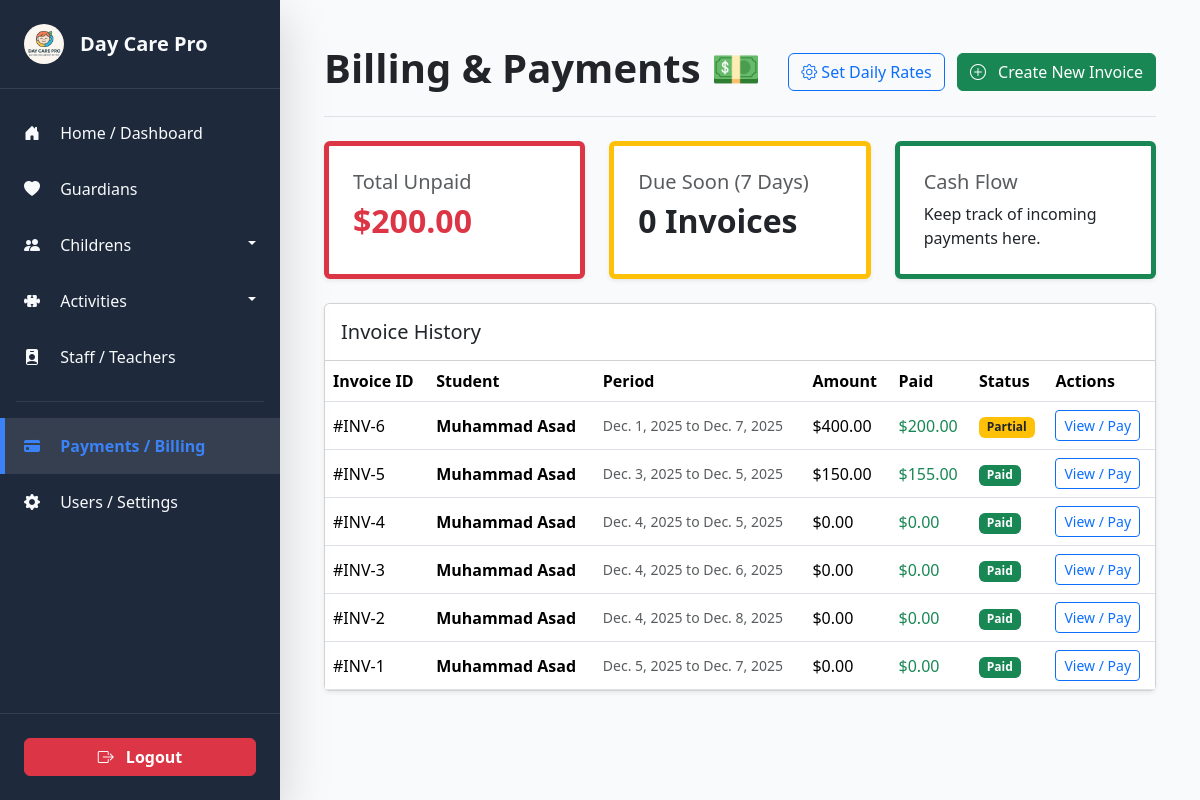
/billing/view/ (signed in), run on the app's committed database.
### billings/models.py (models this page shows, shortened)
class Invoice(models.Model):
    STATUS_CHOICES = [
        ('UNPAID', 'Unpaid'),
        ('PARTIAL', 'Partially Paid'),
        ('PAID', 'Paid'),
    ]
    child = models.ForeignKey(Child, on_delete=models.CASCADE, related_name='invoices')
    created_at = models.DateTimeField(auto_now_add=True)
    due_date = models.DateField()
    period_start = models.DateField(help_text="Billing period start")
    period_end = models.DateField(help_text="Billing period end")
    total_days_present = models.IntegerField(default=0)
    daily_rate_applied = models.DecimalField(max_digits=6, decimal_places=2)
    base_amount = models.DecimalField(max_digits=10, decimal_places=2, help_text="Days * Rate")
    adjustment_amount = models.DecimalField(max_digits=10, decimal_places=2, default=0.00, help_text="Positive for extra charge, Negative for discount")
    adjustment_reason = models.CharField(max_length=255, blank=True, null=True)
    total_amount = models.DecimalField(max_digits=10, decimal_places=2)
    amount_paid = models.DecimalField(max_digits=10, decimal_places=2, default=0.00)
    status = models.CharField(max_length=10, choices=STATUS_CHOICES, default='UNPAID')

### children/models.py (models this page shows, shortened)
class Child(models.Model):
    GENDER_CHOICES = [
        ('Male', 'Male'),
        ('Female', 'Female'),
        ('Other', 'Other'),
    ]
    CLASS_CHOICES = [
        ('Infants', 'Infants'),
        ('Toddlers', 'Toddlers'),
        ('Pre-K', 'Pre-K'),
    ]
    STATUS_CHOICES = [
        ('Active', 'Active'),
        ('Pending', 'Pending'),
        ('Left', 'Left'),
    ]
    default_daily_rate = models.DecimalField(max_digits=6, decimal_places=2, default=0.00, help_text="Standard daily charge for this student")
    guardian = models.ForeignKey(Guardian, on_delete=models.CASCADE, related_name='children')
    full_name = models.CharField(max_length=100)
    dob = models.DateField(verbose_name="Date of Birth")
    gender = models.CharField(max_length=10, choices=GENDER_CHOICES)
    enrollment_class = models.CharField(max_length=20, choices=CLASS_CHOICES)
    start_date = models.DateField(default=timezone.now)
    photo = models.ImageField(upload_to='children/', blank=True, null=True)
    status = models.CharField(max_length=10, choices=STATUS_CHOICES, default='Active')

### billings/views.py (the view)
# urls.py: path('view/', views.billing_view, name='billing_view'),
@login_required
def billing_view(request):
    invoices = Invoice.objects.all().order_by('-created_at')
    total_unpaid = invoices.filter(~Q(status='PAID')).aggregate(
        total=Sum('total_amount') - Sum('amount_paid')
    )['total'] or 0
    due_soon = invoices.filter(
        status='UNPAID',
        due_date__lte=timezone.now().date() + timedelta(days=7)
    ).count()
    context = {
        'invoices': invoices,
        'total_unpaid': total_unpaid,
        'due_soon': due_soon,
        'children': Child.objects.filter(status='Active') # For the create dropdown
    }
    return render(request, 'billings/billing_view.html', context)

### templates/billings/billing_view.html (shortened to what this page needs)
{% extends "base.html" %}
{% load static %}
{% block content %}
<div class="container-fluid py-4">
    <div class="d-flex justify-content-between align-items-center mb-4 border-bottom pb-3">
        <h1 class="fw-bold">Billing & Payments 💵</h1>
        <div>
            <button class="btn btn-outline-primary me-2" data-bs-toggle="modal" data-bs-target="#ratesModal">
                <i class="bi bi-gear"></i> Set Daily Rates
            </button>
            <button class="btn btn-success" data-bs-toggle="modal" data-bs-target="#generateModal">
                <i class="bi bi-plus-circle me-2"></i> Create New Invoice
            </button>
        </div>
    </div>
    <div class="row g-4 mb-4">
        <div class="col-lg-4">
            <div class="card shadow-sm p-4 h-100 border-start border-5 border-danger">
                <h5 class="card-title text-muted">Total Unpaid</h5>
                <h2 class="text-danger fw-bold">${{ total_unpaid|floatformat:2 }}</h2>
            </div>
        </div>
        <div class="col-lg-4">
            <div class="card shadow-sm p-4 h-100 border-start border-5 border-warning">
                <h5 class="card-title text-muted">Due Soon (7 Days)</h5>
                <h2 class="text-dark fw-bold">{{ due_soon }} Invoices</h2>
            </div>
        </div>
        <div class="col-lg-4">
            <div class="card shadow-sm p-4 h-100 border-start border-5 border-success">
                <h5 class="card-title text-muted">Cash Flow</h5>
                <p class="mb-0">Keep track of incoming payments here.</p>
            </div>
        </div>
    </div>
    <div class="card shadow-sm">
        <div class="card-header bg-white py-3">
            <h5 class="mb-0">Invoice History</h5>
        </div>
        <div class="table-responsive">
            <table class="table table-hover align-middle mb-0">
                <thead class="bg-light">
                    <tr>
                        <th>Invoice ID</th>
                        <th>Student</th>
                        <th>Period</th>
                        <th>Amount</th>
                        <th>Paid</th>
                        <th>Status</th>
                        <th>Actions</th>
                    </tr>
                </thead>
                <tbody>
                    {% for inv in invoices %}
                    <tr>
                        <td>#INV-{{ inv.id }}</td>
                        <td class="fw-bold">{{ inv.child.full_name }}</td>
                        <td class="small text-muted">{{ inv.period_start }} to {{ inv.period_end }}</td>
                        <td>${{ inv.total_amount }}</td>
                        <td class="text-success">${{ inv.amount_paid }}</td>
                        <td>
                            {% if inv.status == 'PAID' %}
                                <span class="badge bg-success">Paid</span>
                            {% elif inv.status == 'PARTIAL' %}
                                <span class="badge bg-warning text-dark">Partial</span>
                            {% else %}
                                <span class="badge bg-danger">Unpaid</span>
                            {% endif %}
                        </td>
                        <td>
                            <button class="btn btn-sm btn-outline-primary" onclick="openInvoiceModal({{ inv.id }})">
                                View / Pay
                            </button>
                        </td>
                    </tr>
                    {% empty %}
                    <tr><td colspan="7" class="text-center py-4">No invoices found.</td></tr>
                    {% endfor %}
                </tbody>
            </table>
        </div>
    </div>
</div>
{% endblock %}

### templates/base.html (style rules this page uses)
:root { --sidebar-width: 280px; --sidebar-bg: #1e293b; --sidebar-color: #f8fafc; --primary-color: #3b82f6; --danger-color: #dc3545; }

### data on the page
Invoice: id "6", child.full_name "Muhammad Asad", period_start "Dec. 1, 2025", period_end "Dec. 7, 2025", total_amount "400.00", amount_paid "200.00", status "Partial"
Invoice: id "5", child.full_name "Muhammad Asad", period_start "Dec. 3, 2025", period_end "Dec. 5, 2025", total_amount "150.00", amount_paid "155.00", status "Paid"
Invoice: id "4", child.full_name "Muhammad Asad", period_start "Dec. 4, 2025", period_end "Dec. 5, 2025", total_amount "0.00", amount_paid "0.00", status "Paid"
Invoice: id "3", child.full_name "Muhammad Asad", period_start "Dec. 4, 2025", period_end "Dec. 6, 2025", total_amount "0.00", amount_paid "0.00", status "Paid"
Invoice: id "2", child.full_name "Muhammad Asad", period_start "Dec. 4, 2025", period_end "Dec. 8, 2025", total_amount "0.00", amount_paid "0.00", status "Paid"
Invoice: id "1", child.full_name "Muhammad Asad", period_start "Dec. 5, 2025", period_end "Dec. 7, 2025", total_amount "0.00", amount_paid "0.00", status "Paid"

### other printed values
{{ total_unpaid|floatformat:2 }} "200.00"
{{ due_soon }} "0"
